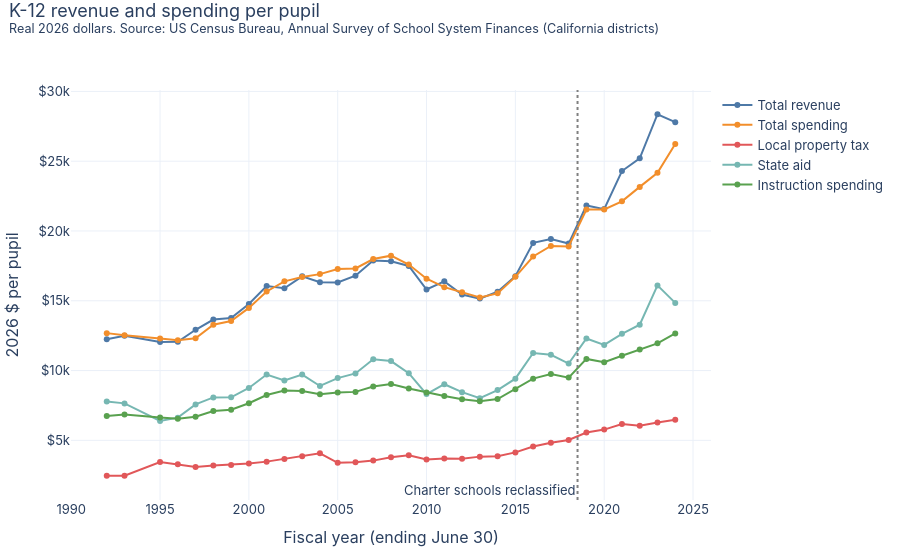
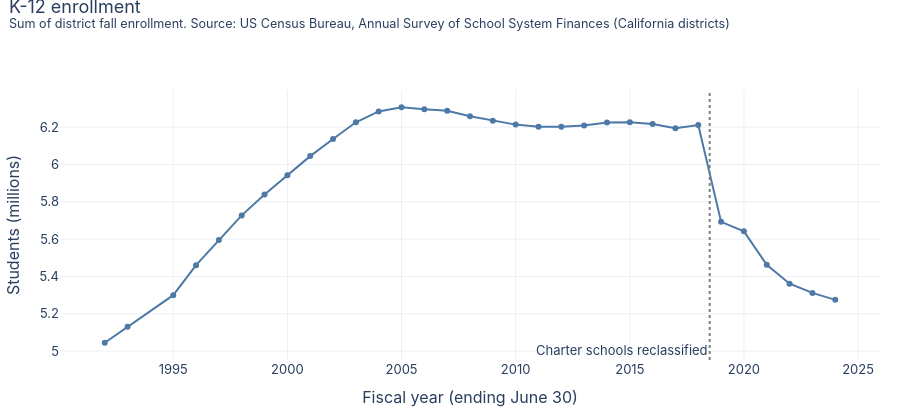

Notebook code cell kept with these figures, in order:
### Markdown cell above
## Per pupil
Spending and revenue per enrolled student, in constant dollars (fall enrollment as reported in the survey). Enrollment peaked around 2005 and was roughly flat to 2018; the drop in FY2019 is mostly the charter-school reclassification, not lost students.

### Code cell
mac = pd.read_csv(PROCESSED / "macro.csv").set_index("fy")
t = sf.pivot_table(index="fy", columns=["kind", "group"], values="amount_k", aggfunc="sum")
f = mac.cpi_factor.reindex(t.index)
def per_pupil(s):  # $ thousands -> real $ per student
    return s * 1000 * f / enr.reindex(t.index)
tot_rev, tot_sp = t["revenue"].sum(axis=1), t["spending"].sum(axis=1)
fig = go.Figure()
for i, (name, s) in enumerate([("Total revenue", tot_rev), ("Total spending", tot_sp),
                               ("Local property tax", t["revenue"]["Local property tax"]),
                               ("State aid", t["revenue"]["State aid"]),
                               ("Instruction spending", t["spending"]["Instruction"])]):
    fig.add_trace(go.Scatter(x=t.index, y=per_pupil(s), name=name, mode="lines+markers", line=dict(color=PALETTE[i]),
                             hovertemplate="$%{y:,.0f}"))
fig.update_layout(yaxis_title=f"{base_fy()} $ per pupil", yaxis_tickprefix="$", xaxis_title="Fiscal year (ending June 30)")
base_layout(fig, "K-12 revenue and spending per pupil", f"Real {base_fy()} dollars. " + SCHOOL_NOTE)
fig.add_vline(x=2018.5, line_dash="dot", line_color="grey", annotation_text="Charter schools reclassified", annotation_position="bottom left")
fig.show()
fig = go.Figure(go.Scatter(x=enr.index, y=enr / 1e6, mode="lines+markers", line=dict(color=PALETTE[0]), hovertemplate="%{y:.2f}M"))
fig.update_layout(yaxis_title="Students (millions)", xaxis_title="Fiscal year (ending June 30)", showlegend=False)
base_layout(fig, "K-12 enrollment", "Sum of district fall enrollment. " + SCHOOL_NOTE, height=420)
fig.add_vline(x=2018.5, line_dash="dot", line_color="grey", annotation_text="Charter schools reclassified", annotation_position="bottom left")
fig.show()

### Figure 1 — Plotly figure (JSON) as saved in the notebook; plotly's stock layout.template omitted (floating-point values rounded to 4 significant figures)
{"data": [{"hovertemplate": "$%{y:,.0f}", "line": {"color": "#4e79a7"}, "mode": "lines+markers", "name": "Total revenue", "type": "scatter", "x": [1992, 1993, 1995, 1996, 1997, 1998, 1999, 2000, 2001, 2002, 2003, 2004, 2005, 2006, 2007, 2008, 2009, 2010, 2011, 2012, 2013, 2014, 2015, 2016, 2017, 2018, 2019, 2020, 2021, 2022, 2023, 2024], "y": [12250.0, 12490.0, 12040.0, 12060.0, 12920.0, 13660.0, 13760.0, 14770.0, 16050.0, 15890.0, 16750.0, 16330.0, 16320.0, 16800.0, 17890.0, 17830.0, 17500.0, 15810.0, 16390.0, 15450.0, 15150.0, 15650.0, 16760.0, 19150.0, 19420.0, 19100.0, 21830.0, 21570.0, 24290.0, 25210.0, 28360.0, 27790.0]}, {"hovertemplate": "$%{y:,.0f}", "line": {"color": "#f28e2b"}, "mode": "lines+markers", "name": "Total spending", "type": "scatter", "x": [1992, 1993, 1995, 1996, 1997, 1998, 1999, 2000, 2001, 2002, 2003, 2004, 2005, 2006, 2007, 2008, 2009, 2010, 2011, 2012, 2013, 2014, 2015, 2016, 2017, 2018, 2019, 2020, 2021, 2022, 2023, 2024], "y": [12680.0, 12530.0, 12290.0, 12180.0, 12310.0, 13290.0, 13550.0, 14490.0, 15670.0, 16390.0, 16710.0, 16910.0, 17280.0, 17320.0, 17990.0, 18230.0, 17590.0, 16580.0, 15970.0, 15610.0, 15240.0, 15530.0, 16710.0, 18170.0, 18920.0, 18890.0, 21540.0, 21540.0, 22120.0, 23160.0, 24170.0, 26240.0]}, {"hovertemplate": "$%{y:,.0f}", "line": {"color": "#e15759"}, "mode": "lines+markers", "name": "Local property tax", "type": "scatter", "x": [1992, 1993, 1995, 1996, 1997, 1998, 1999, 2000, 2001, 2002, 2003, 2004, 2005, 2006, 2007, 2008, 2009, 2010, 2011, 2012, 2013, 2014, 2015, 2016, 2017, 2018, 2019, 2020, 2021, 2022, 2023, 2024], "y": [2470.0, 2463.0, 3442.0, 3284.0, 3098.0, 3193.0, 3241.0, 3342.0, 3475.0, 3671.0, 3865.0, 4072.0, 3387.0, 3431.0, 3548.0, 3794.0, 3927.0, 3625.0, 3708.0, 3674.0, 3833.0, 3866.0, 4137.0, 4558.0, 4825.0, 5026.0, 5561.0, 5772.0, 6172.0, 6052.0, 6283.0, 6478.0]}, {"hovertemplate": "$%{y:,.0f}", "line": {"color": "#76b7b2"}, "mode": "lines+markers", "name": "State aid", "type": "scatter", "x": [1992, 1993, 1995, 1996, 1997, 1998, 1999, 2000, 2001, 2002, 2003, 2004, 2005, 2006, 2007, 2008, 2009, 2010, 2011, 2012, 2013, 2014, 2015, 2016, 2017, 2018, 2019, 2020, 2021, 2022, 2023, 2024], "y": [7778.0, 7648.0, 6388.0, 6626.0, 7576.0, 8078.0, 8080.0, 8755.0, 9714.0, 9291.0, 9715.0, 8896.0, 9461.0, 9794.0, 10810.0, 10680.0, 9815.0, 8313.0, 9021.0, 8452.0, 8014.0, 8604.0, 9418.0, 11260.0, 11130.0, 10500.0, 12300.0, 11840.0, 12630.0, 13290.0, 16100.0, 14850.0]}, {"hovertemplate": "$%{y:,.0f}", "line": {"color": "#59a14f"}, "mode": "lines+markers", "name": "Instruction spending", "type": "scatter", "x": [1992, 1993, 1995, 1996, 1997, 1998, 1999, 2000, 2001, 2002, 2003, 2004, 2005, 2006, 2007, 2008, 2009, 2010, 2011, 2012, 2013, 2014, 2015, 2016, 2017, 2018, 2019, 2020, 2021, 2022, 2023, 2024], "y": [6749.0, 6849.0, 6637.0, 6556.0, 6692.0, 7103.0, 7199.0, 7659.0, 8248.0, 8568.0, 8543.0, 8299.0, 8420.0, 8472.0, 8854.0, 9037.0, 8721.0, 8430.0, 8178.0, 7942.0, 7799.0, 7961.0, 8661.0, 9421.0, 9753.0, 9494.0, 10830.0, 10590.0, 11060.0, 11500.0, 11950.0, 12660.0]}], "layout": {"annotations": [{"showarrow": false, "text": "Charter schools reclassified", "x": 2018.0, "xanchor": "right", "xref": "x", "y": 0, "yanchor": "bottom", "yref": "y domain"}], "font": {"family": "-apple-system, Segoe UI, sans-serif", "size": 13}, "height": 560, "hovermode": "x unified", "legend": {"orientation": "v", "x": 1.01}, "margin": {"b": 60, "l": 60, "r": 20, "t": 90}, "shapes": [{"line": {"color": "grey", "dash": "dot"}, "type": "line", "x0": 2018.0, "x1": 2018.0, "xref": "x", "y0": 0, "y1": 1, "yref": "y domain"}], "title": {"text": "K-12 revenue and spending per pupil<br><sup>Real 2026 dollars. Source: US Census Bureau, Annual Survey of School System Finances (California districts)</sup>", "x": 0.01, "y": 0.97, "yanchor": "top"}, "xaxis": {"title": {"text": "Fiscal year (ending June 30)"}}, "yaxis": {"tickprefix": "$", "title": {"text": "2026 $ per pupil"}}}}

### Figure 2 — Plotly figure (JSON) as saved in the notebook; plotly's stock layout.template omitted (floating-point values rounded to 4 significant figures)
{"data": [{"hovertemplate": "%{y:.2f}M", "line": {"color": "#4e79a7"}, "mode": "lines+markers", "type": "scatter", "x": [1992, 1993, 1995, 1996, 1997, 1998, 1999, 2000, 2001, 2002, 2003, 2004, 2005, 2006, 2007, 2008, 2009, 2010, 2011, 2012, 2013, 2014, 2015, 2016, 2017, 2018, 2019, 2020, 2021, 2022, 2023, 2024], "y": [5.044, 5.13, 5.299, 5.46, 5.596, 5.727, 5.839, 5.942, 6.045, 6.137, 6.227, 6.285, 6.307, 6.296, 6.289, 6.258, 6.234, 6.214, 6.203, 6.203, 6.209, 6.225, 6.227, 6.217, 6.195, 6.212, 5.692, 5.641, 5.462, 5.361, 5.311, 5.274]}], "layout": {"annotations": [{"showarrow": false, "text": "Charter schools reclassified", "x": 2018.0, "xanchor": "right", "xref": "x", "y": 0, "yanchor": "bottom", "yref": "y domain"}], "font": {"family": "-apple-system, Segoe UI, sans-serif", "size": 13}, "height": 420, "hovermode": "x unified", "legend": {"orientation": "v", "x": 1.01}, "margin": {"b": 60, "l": 60, "r": 20, "t": 90}, "shapes": [{"line": {"color": "grey", "dash": "dot"}, "type": "line", "x0": 2018.0, "x1": 2018.0, "xref": "x", "y0": 0, "y1": 1, "yref": "y domain"}], "showlegend": false, "title": {"text": "K-12 enrollment<br><sup>Sum of district fall enrollment. Source: US Census Bureau, Annual Survey of School System Finances (California districts)</sup>", "x": 0.01, "y": 0.97, "yanchor": "top"}, "xaxis": {"title": {"text": "Fiscal year (ending June 30)"}}, "yaxis": {"title": {"text": "Students (millions)"}}}}
